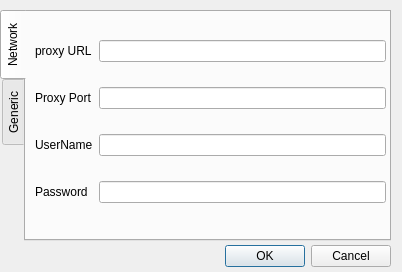
<ui version="4.0" >
 <class>configDialog</class>
 <widget class="QDialog" name="configDialog" >
  <property name="geometry" >
   <rect>
    <x>0</x>
    <y>0</y>
    <width>402</width>
    <height>272</height>
   </rect>
  </property>
  <property name="windowTitle" >
   <string>Dialog</string>
  </property>
  <widget class="QDialogButtonBox" name="buttonBox" >
   <property name="geometry" >
    <rect>
     <x>30</x>
     <y>240</y>
     <width>361</width>
     <height>32</height>
    </rect>
   </property>
   <property name="orientation" >
    <enum>Qt::Horizontal</enum>
   </property>
   <property name="standardButtons" >
    <set>QDialogButtonBox::Cancel|QDialogButtonBox::Ok</set>
   </property>
  </widget>
  <widget class="QTabWidget" name="tabWidget" >
   <property name="geometry" >
    <rect>
     <x>0</x>
     <y>10</y>
     <width>391</width>
     <height>231</height>
    </rect>
   </property>
   <property name="tabPosition" >
    <enum>QTabWidget::West</enum>
   </property>
   <property name="currentIndex" >
    <number>0</number>
   </property>
   <property name="elideMode" >
    <enum>Qt::ElideRight</enum>
   </property>
   <widget class="QWidget" name="tab" >
    <attribute name="title" >
     <string>Network</string>
    </attribute>
    <widget class="QWidget" name="gridLayoutWidget" >
     <property name="geometry" >
      <rect>
       <x>9</x>
       <y>9</y>
       <width>351</width>
       <height>201</height>
      </rect>
     </property>
     <layout class="QGridLayout" name="gridLayout" >
      <item row="0" column="1" >
       <widget class="LineEdit" name="lineEdit" />
      </item>
      <item row="1" column="1" >
       <widget class="LineEdit" name="lineEdit_2" />
      </item>
      <item row="2" column="1" >
       <widget class="LineEdit" name="lineEdit_3" />
      </item>
      <item row="3" column="1" >
       <widget class="LineEdit" name="lineEdit_4" />
      </item>
      <item row="0" column="0" >
       <widget class="QLabel" name="label_2" >
        <property name="text" >
         <string>proxy URL</string>
        </property>
       </widget>
      </item>
      <item row="1" column="0" >
       <widget class="QLabel" name="label_3" >
        <property name="text" >
         <string>Proxy Port</string>
        </property>
       </widget>
      </item>
      <item row="2" column="0" >
       <widget class="QLabel" name="label_4" >
        <property name="text" >
         <string>UserName</string>
        </property>
       </widget>
      </item>
      <item row="3" column="0" >
       <widget class="QLabel" name="label_5" >
        <property name="text" >
         <string>Password</string>
        </property>
       </widget>
      </item>
     </layout>
    </widget>
   </widget>
   <widget class="QWidget" name="tab_2" >
    <attribute name="title" >
     <string>Generic</string>
    </attribute>
    <widget class="QLabel" name="label" >
     <property name="geometry" >
      <rect>
       <x>100</x>
       <y>60</y>
       <width>151</width>
       <height>101</height>
      </rect>
     </property>
     <property name="text" >
      <string>Reserved For Future Use</string>
     </property>
    </widget>
   </widget>
  </widget>
 </widget>
 <customwidgets>
  <customwidget>
   <class>LineEdit</class>
   <extends>QLineEdit</extends>
   <header location="global" >lineedit.h</header>
  </customwidget>
 </customwidgets>
 <resources/>
 <connections>
  <connection>
   <sender>buttonBox</sender>
   <signal>accepted()</signal>
   <receiver>configDialog</receiver>
   <slot>accept()</slot>
   <hints>
    <hint type="sourcelabel" >
     <x>248</x>
     <y>254</y>
    </hint>
    <hint type="destinationlabel" >
     <x>157</x>
     <y>274</y>
    </hint>
   </hints>
  </connection>
  <connection>
   <sender>buttonBox</sender>
   <signal>rejected()</signal>
   <receiver>configDialog</receiver>
   <slot>reject()</slot>
   <hints>
    <hint type="sourcelabel" >
     <x>316</x>
     <y>260</y>
    </hint>
    <hint type="destinationlabel" >
     <x>286</x>
     <y>274</y>
    </hint>
   </hints>
  </connection>
 </connections>
</ui>
